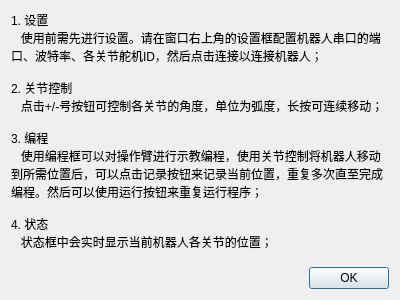
<?xml version="1.0" encoding="UTF-8"?>
<ui version="4.0">
 <class>manipulator_help_dialog</class>
 <widget class="QDialog" name="manipulator_help_dialog">
  <property name="geometry">
   <rect>
    <x>0</x>
    <y>0</y>
    <width>400</width>
    <height>300</height>
   </rect>
  </property>
  <property name="windowTitle">
   <string>帮助</string>
  </property>
  <layout class="QVBoxLayout" name="verticalLayout">
   <item>
    <widget class="QLabel" name="label">
     <property name="text">
      <string>1. 设置
   使用前需先进行设置。请在窗口右上角的设置框配置机器人串口的端口、波特率、各关节舵机ID，然后点击连接以连接机器人；

2. 关节控制
   点击+/-号按钮可控制各关节的角度，单位为弧度，长按可连续移动；

3. 编程
   使用编程框可以对操作臂进行示教编程，使用关节控制将机器人移动到所需位置后，可以点击记录按钮来记录当前位置，重复多次直至完成编程。然后可以使用运行按钮来重复运行程序；
   
4. 状态
   状态框中会实时显示当前机器人各关节的位置；
</string>
     </property>
     <property name="alignment">
      <set>Qt::AlignLeading|Qt::AlignLeft|Qt::AlignTop</set>
     </property>
     <property name="wordWrap">
      <bool>true</bool>
     </property>
    </widget>
   </item>
   <item>
    <widget class="QDialogButtonBox" name="buttonBox">
     <property name="orientation">
      <enum>Qt::Horizontal</enum>
     </property>
     <property name="standardButtons">
      <set>QDialogButtonBox::Ok</set>
     </property>
    </widget>
   </item>
  </layout>
 </widget>
 <resources/>
 <connections>
  <connection>
   <sender>buttonBox</sender>
   <signal>accepted()</signal>
   <receiver>manipulator_help_dialog</receiver>
   <slot>accept()</slot>
   <hints>
    <hint type="sourcelabel">
     <x>248</x>
     <y>254</y>
    </hint>
    <hint type="destinationlabel">
     <x>157</x>
     <y>274</y>
    </hint>
   </hints>
  </connection>
  <connection>
   <sender>buttonBox</sender>
   <signal>rejected()</signal>
   <receiver>manipulator_help_dialog</receiver>
   <slot>reject()</slot>
   <hints>
    <hint type="sourcelabel">
     <x>316</x>
     <y>260</y>
    </hint>
    <hint type="destinationlabel">
     <x>286</x>
     <y>274</y>
    </hint>
   </hints>
  </connection>
 </connections>
</ui>
